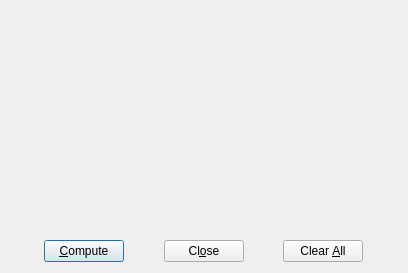
<?xml version="1.0" encoding="UTF-8"?>
<ui version="4.0">
 <class>BHCDialog</class>
 <widget class="QDialog" name="BHCDialog">
  <property name="geometry">
   <rect>
    <x>0</x>
    <y>0</y>
    <width>408</width>
    <height>273</height>
   </rect>
  </property>
  <property name="sizePolicy">
   <sizepolicy hsizetype="Preferred" vsizetype="Preferred">
    <horstretch>0</horstretch>
    <verstretch>0</verstretch>
   </sizepolicy>
  </property>
  <property name="minimumSize">
   <size>
    <width>400</width>
    <height>0</height>
   </size>
  </property>
  <property name="windowTitle">
   <string>Dialog</string>
  </property>
  <layout class="QVBoxLayout" name="verticalLayout">
   <item>
    <layout class="QVBoxLayout" name="pageLayout">
     <item>
      <spacer name="verticalSpacer">
       <property name="orientation">
        <enum>Qt::Vertical</enum>
       </property>
       <property name="sizeHint" stdset="0">
        <size>
         <width>20</width>
         <height>40</height>
        </size>
       </property>
      </spacer>
     </item>
    </layout>
   </item>
   <item>
    <layout class="QHBoxLayout" name="horizontalLayout">
     <item>
      <spacer name="horizontalSpacer">
       <property name="orientation">
        <enum>Qt::Horizontal</enum>
       </property>
       <property name="sizeHint" stdset="0">
        <size>
         <width>40</width>
         <height>20</height>
        </size>
       </property>
      </spacer>
     </item>
     <item>
      <widget class="QPushButton" name="computeButton">
       <property name="text">
        <string>&amp;Compute</string>
       </property>
       <property name="icon">
        <iconset resource="application.qrc">
         <normaloff>:/images/funct.png</normaloff>:/images/funct.png</iconset>
       </property>
      </widget>
     </item>
     <item>
      <spacer name="horizontalSpacer_3">
       <property name="orientation">
        <enum>Qt::Horizontal</enum>
       </property>
       <property name="sizeHint" stdset="0">
        <size>
         <width>40</width>
         <height>20</height>
        </size>
       </property>
      </spacer>
     </item>
     <item>
      <widget class="QPushButton" name="closeButton">
       <property name="text">
        <string>Cl&amp;ose</string>
       </property>
       <property name="icon">
        <iconset resource="application.qrc">
         <normaloff>:/images/window-close.png</normaloff>:/images/window-close.png</iconset>
       </property>
      </widget>
     </item>
     <item>
      <spacer name="horizontalSpacer_4">
       <property name="orientation">
        <enum>Qt::Horizontal</enum>
       </property>
       <property name="sizeHint" stdset="0">
        <size>
         <width>40</width>
         <height>20</height>
        </size>
       </property>
      </spacer>
     </item>
     <item>
      <widget class="QPushButton" name="clearAllButton">
       <property name="text">
        <string>Clear &amp;All</string>
       </property>
       <property name="icon">
        <iconset resource="application.qrc">
         <normaloff>:/images/cleanup.png</normaloff>:/images/cleanup.png</iconset>
       </property>
      </widget>
     </item>
     <item>
      <spacer name="horizontalSpacer_2">
       <property name="orientation">
        <enum>Qt::Horizontal</enum>
       </property>
       <property name="sizeHint" stdset="0">
        <size>
         <width>40</width>
         <height>20</height>
        </size>
       </property>
      </spacer>
     </item>
    </layout>
   </item>
  </layout>
 </widget>
 <resources>
  <include location="../src-common/application.qrc"/>
 </resources>
 <connections/>
</ui>
